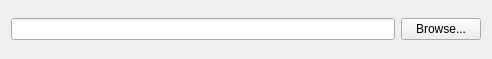
<?xml version="1.0" encoding="UTF-8"?>
<ui version="4.0">
 <class>FileChooser</class>
 <widget class="QWidget" name="FileChooser">
  <property name="geometry">
   <rect>
    <x>0</x>
    <y>0</y>
    <width>492</width>
    <height>59</height>
   </rect>
  </property>
  <property name="windowTitle">
   <string>Form</string>
  </property>
  <layout class="QHBoxLayout" name="horizontalLayout">
   <item>
    <widget class="QLineEdit" name="input_path"/>
   </item>
   <item>
    <widget class="QPushButton" name="btn_browse">
     <property name="text">
      <string>Browse...</string>
     </property>
    </widget>
   </item>
  </layout>
 </widget>
 <resources/>
 <connections/>
</ui>
